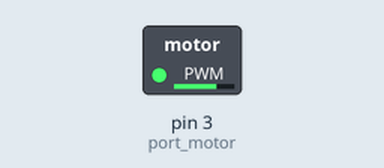
A sketch run on a simulated Arduino Uno, built with avr-gcc and run on an emulated ATmega328P. On the bench: switched loads named in the sketch (green lamp = pin HIGH).

Above: at 0.1 s.
Timing chart, 0 to 1.6 s (numbered marks = the images above):
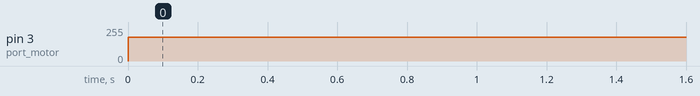

The sketch:

Exercicio04.ino
```cpp
// Velocidade do motor - Adriano Rodrigues
int comando = 180; // Ciclo de trabalho = 200/255.
int port_motor = 3;

void setup()
{
    pinMode(port_motor,OUTPUT); // Definir como saida!
}
void loop()
{
    analogWrite(port_motor,comando); // Escreve em PWM
    delay(100);
}
```

Measured:
- by itself, pin 3 (port_motor): 0/255 → 180/255 at 0.00 s
